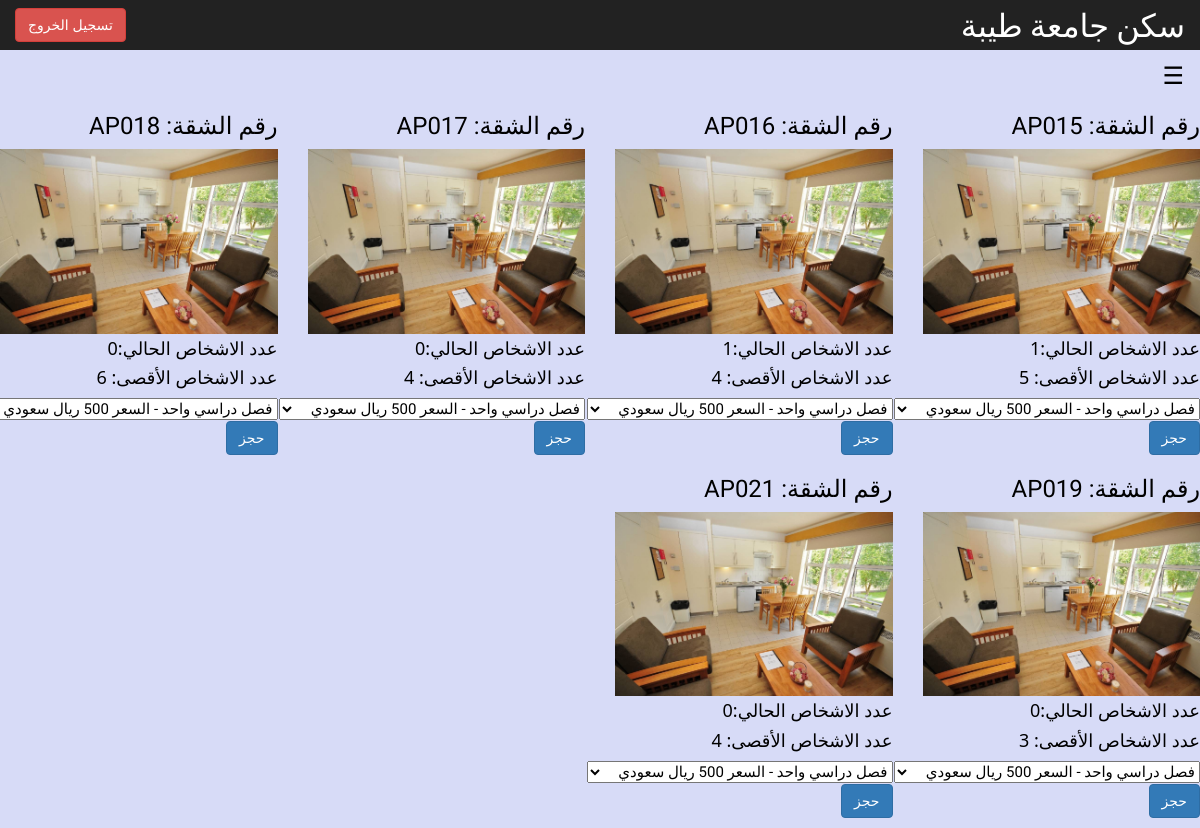
Screenshot of /studenthousing/index.php (signed in) with the database file from the repository.
### tables this page shows
CREATE TABLE `apartment` (
  `apartment_id` char(5) NOT NULL,
  `current_number_of_students` int(11) NOT NULL,
  `max_number_of_students` int(11) NOT NULL,
  `apartment_info` varchar(350) DEFAULT NULL
);

### studenthousing/manager/studentHousingAPI.php (called while the page is built, shortened)
<?php
function sh_studenthousing_get($f = '*',$extra = ''){
    global $conn;
    $query = sprintf("SELECT %s FROM `student_housing_info` %s ",$f,$extra);
    $qresult = mysqli_query($conn, $query);
    $rcount = mysqli_num_rows($qresult);
    $users = array();
    for($i = 0; $i < $rcount; $i++)
        $users[@count($users)] = mysqli_fetch_object($qresult);
    return $users[0];
}
function sh_studenthousing_check_can_booking(){
    $r = sh_studenthousing_get();
    if( (strtotime($r->TIME_OF_STARTING_BOOKINGS) <= time()) && time() <= (strtotime($r->TIME_OF_ENDING_BOOKINGS)) ){
        Return TRUE;
    }
    else{
        return FALSE;
    }
}
?>

### studenthousing/apartmentAPI.php (called while the page is built, shortened)
<?php
function sh_apartments_get($f = '*',$extra = '')
{
    global $conn;
    $query = sprintf("SELECT %s FROM `apartment` %s ",$f,$extra);
    $qresult = mysqli_query($conn, $query);
    $rcount = mysqli_num_rows($qresult);
    $users = array();
    for($i = 0; $i < $rcount; $i++)
        $users[@count($users)] = mysqli_fetch_object($qresult);
    return $users;
}
function sh_apartments_get_by_free_places()
{
    $result = sh_apartments_get('*', 'WHERE `current_number_of_students` < `max_number_of_students`');
    return $result;
}
?>

### studenthousing/index.php (the view, shortened to what this page needs)
<?php
require_once('db.php');
require_once('apartmentAPI.php');
require_once('manager/studentHousingAPI.php');
$can_booking = sh_studenthousing_check_can_booking();
$apartments = sh_apartments_get_by_free_places();
$info = sh_studenthousing_get();
?>
<!DOCTYPE html>
<html>
    <head>
        <link rel="stylesheet" href="css/bootstrap.css">
        <link rel="stylesheet" href="css/bootstrap-rtl.css">
        <link rel="stylesheet" type="text/css" href="css/show-apartment.css">
        <link rel="stylesheet" href="css/dashboard.css">
        <link rel="stylesheet" href="css/w4.css">
    </head>
    <body  >
        <nav class="navbar navbar-inverse navbar-fixed-top">
            <div class="container-fluid">
                <div class="navbar-header">
                    <a class="navbar-brand" href="index.php" > <font size="6" face="cairo" color="white">  سكن جامعة طيبة   </font></a>
                </div>
                <div id="navbar" class="navbar-collapse collapse">
                    <form action="Sign_in_up/logout.php" method="post" class="navbar-form navbar-right">
                        <input type="submit" class="btn btn-danger" value="تسجيل الخروج" />
                    </form>
                </div>
            </div>
        </nav>
<font face="Changa">
<div class="icon-bar w3-teal">
    <button class=" w3-button w3-teal w3-xlarge w3-right  " onclick="openRightMenu()"style="color: #000000!important;">&#9776;</button>
    <div class="w3-container">
                        <div class="row">
                          <?php
                          if($can_booking){
                            $counter_apartments = 0;
                            foreach($apartments as $apartment){
                                echo "<div class=\"col-lg-3\">";
                                echo "<form id=\"form$counter_apartments\" action=\"saveBooking.php\" method=\"post\" >";
                                echo "<a href=\"apartmen-details.php?apartment_id=$apartment->apartment_id\" ><h3 class=\"intro\"> <font face=\"Changa\"> رقم الشقة: $apartment->apartment_id</font></h3></a>";
                                echo "<img src=\"img/ap.jpg\" class=\"img-responsive\" >";
                                echo "<ul class=\"list-unstyled\">";
                                echo "<h5>عدد الاشخاص الحالي:$apartment->current_number_of_students</h5>";
                                echo "<h5>عدد الاشخاص الأقصى: $apartment->max_number_of_students</h5>";
                                echo "</ul>";
                                echo "<select name=\"terms\">";
                                echo "<option value=\"1\">فصل دراسي واحد - السعر $info->PRICE_OF_ONE_TERM ريال سعودي</option>";
                                echo "</select>";
                                echo "<p><button type=\"submit\"  class=\"btn btn-primary\"  value=\"حجز\">حجز</button></p>";
                                echo "</form>";
                                echo "</div>";
                                $counter_apartments++;
                            }
                          }
                          else{
                              echo 'لاتستطيع الحجز في الوقت الحالي';
                          }
                            ?>
                        </div>
                </div>
            </div>
</font>
    </body>
</html>

### studenthousing/css/show-apartment.css (style rules this page uses)
body { font-family: 'open sans'; overflow-x: hidden; }
img { max-width: 100%; }

### studenthousing/css/dashboard.css (style rules this page uses)
body { padding-top: 50px; }
.navbar-fixed-top { border: 0; }
.navbar-brand { font-size: 28px; }

### studenthousing/css/w4.css (style rules this page uses)
*,*:before,*:after { box-sizing:inherit }
html { -ms-text-size-adjust:100%;-webkit-text-size-adjust:100% }
body { margin:0 }
article,aside,details,figcaption,figure,footer,header,main,menu,nav,section,summary { display:block }
a { background-color:transparent;-webkit-text-decoration-skip:objects }
img { border-style:none }
button,input,select,textarea { font:inherit;margin:0 }
button,input { overflow:visible }
button,select { text-transform:none }
button,html [type=button],[type=reset],[type=submit] { -webkit-appearance:button }
html,body { font-family:Verdana,sans-serif;font-size:15px;line-height:1.5 }
html { overflow-x:hidden }
h3 { font-size:24px }
h5 { font-size:18px }
h1,h2,h3,h4,h5,h6 { font-family:"Segoe UI",Arial,sans-serif;font-weight:400;margin:10px 0 }
img { margin-bottom:-5px }
a { color:inherit }
.w3-btn,.w3-button { border:none;display:inline-block;outline:0;padding:8px 16px;vertical-align:middle;overflow:hidden;text-decoration:none;color:inherit;background-color:inherit;text-align:center;cursor:pointer;white-space:nowrap }
.w3-btn,.w3-button { -webkit-touch-callout:none;-webkit-user-select:none;-khtml-user-select:none;-moz-user-select:none;-ms-user-select:none;user-select:none }
.w3-container:after,.w3-container:before,.w3-panel:after,.w3-panel:before,.w3-row:after,.w3-row:before,.w3-row-padding:after,.w3-row-padding:before, .w3-cell-row:before,.w3-cell-row:after,.w3-clear:after,.w3-clear:before,.w3-bar:before,.w3-bar:after { content:"";display:table;clear:both }
.w3-container { padding:0px!important; }
.w3-xlarge { font-size:24px!important }
.w3-right { float:right!important }
.w3-teal,.w3-hover-teal:hover { color: #000000 !important;background-color: rgba(8, 32, 207, 0.16) !important }
.w3-button { background-color: transparent!important }
body { width: 100%!important; margin: 0%!important; }

### rows the page displays
apartment: apartment_id "AP015", current_number_of_students "1", max_number_of_students "5"
apartment: apartment_id "AP016", current_number_of_students "1", max_number_of_students "4"
apartment: apartment_id "AP017", current_number_of_students "0", max_number_of_students "4"
apartment: apartment_id "AP018", current_number_of_students "0", max_number_of_students "6"
apartment: apartment_id "AP019", current_number_of_students "0", max_number_of_students "3"
apartment: apartment_id "AP021", current_number_of_students "0", max_number_of_students "4"
